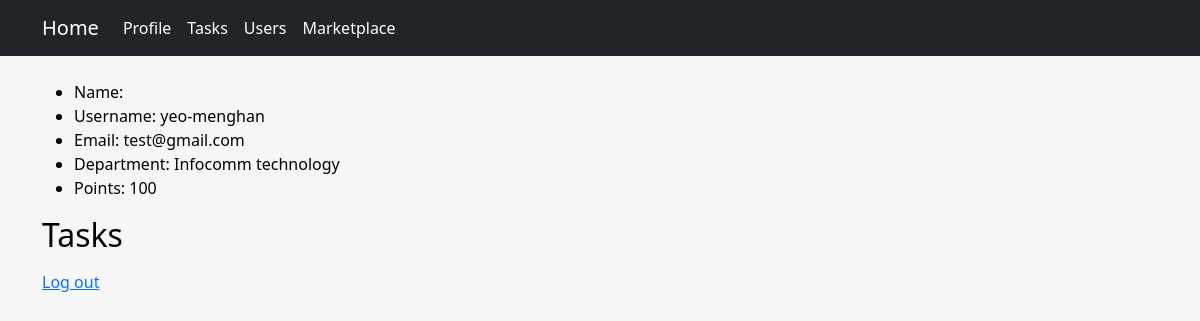
/main/users/3 (signed in), run on an earlier commit of the app's database.
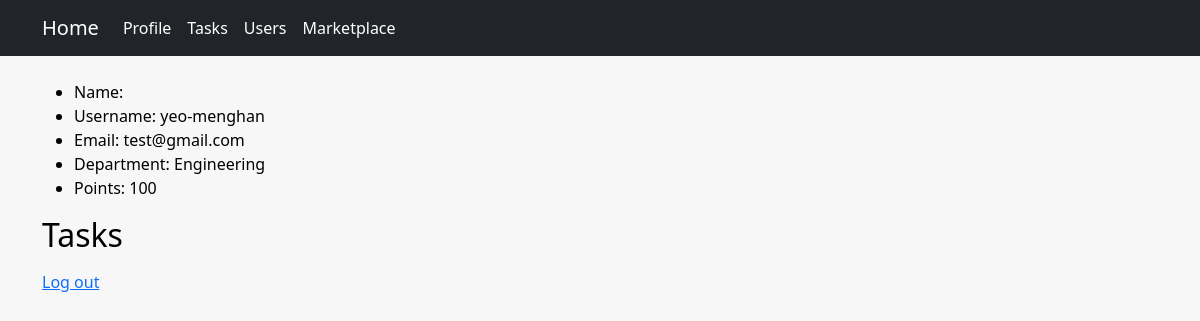
And on a later commit of the database.
### main/models.py (models this page shows, shortened)
class CustomUser(models.Model):
    user = models.OneToOneField(User, on_delete=models.CASCADE)
    DEPARTMENT = (
        ('Operations', 'Operations'),
        ('Infocomm technology', 'Infocomm technology'),
        ('Engineering', 'Engineering'),
        ('Corportate', 'Corporate')
    )
    email = models.EmailField(unique=True)
    department = models.CharField(max_length=100, choices=DEPARTMENT)
    description = models.TextField("Description", max_length=600, default='', blank=True)
    points = models.IntegerField(default=0)
    tasks = models.ManyToManyField(Task, blank=True, related_name='users')

### main/views.py (the view)
# urls.py: path('users/<int:user_id>', views.user_profile, name='user_profile'),
@login_required(login_url='/main/login')
def user_profile(request, user_id):
    user = CustomUser.objects.get(pk = user_id)
    tasks = user.tasks.all()
    return render(request, 'main/user_profile.html', {
        "user": user,
        "tasks": tasks,
    })

### main/templates/main/user_profile.html (shortened to what this page needs)
{% extends "main/layout.html" %}
{% block body %}
    <div class="container">
        <ul>
            <li>Name: {{ user.user.first_name }} {{ user.user.last_name }} </li>
            <li>Username: {{ user.user.username }} </li>
            <li>Email: {{ user.email }} </li>
            <li>Department: {{ user.department }} </li>
            <li>Points: {{ user.points }} </li>
        </ul>
        <h2> Tasks </h2>
        <a href="{% url 'main:logout' %}">Log out</a>
    </div>
{% endblock %}

What changed in the data, as far as the page shows it:
changed CustomUser "test@gmail.com": department "Infocomm technology" → "Engineering"
